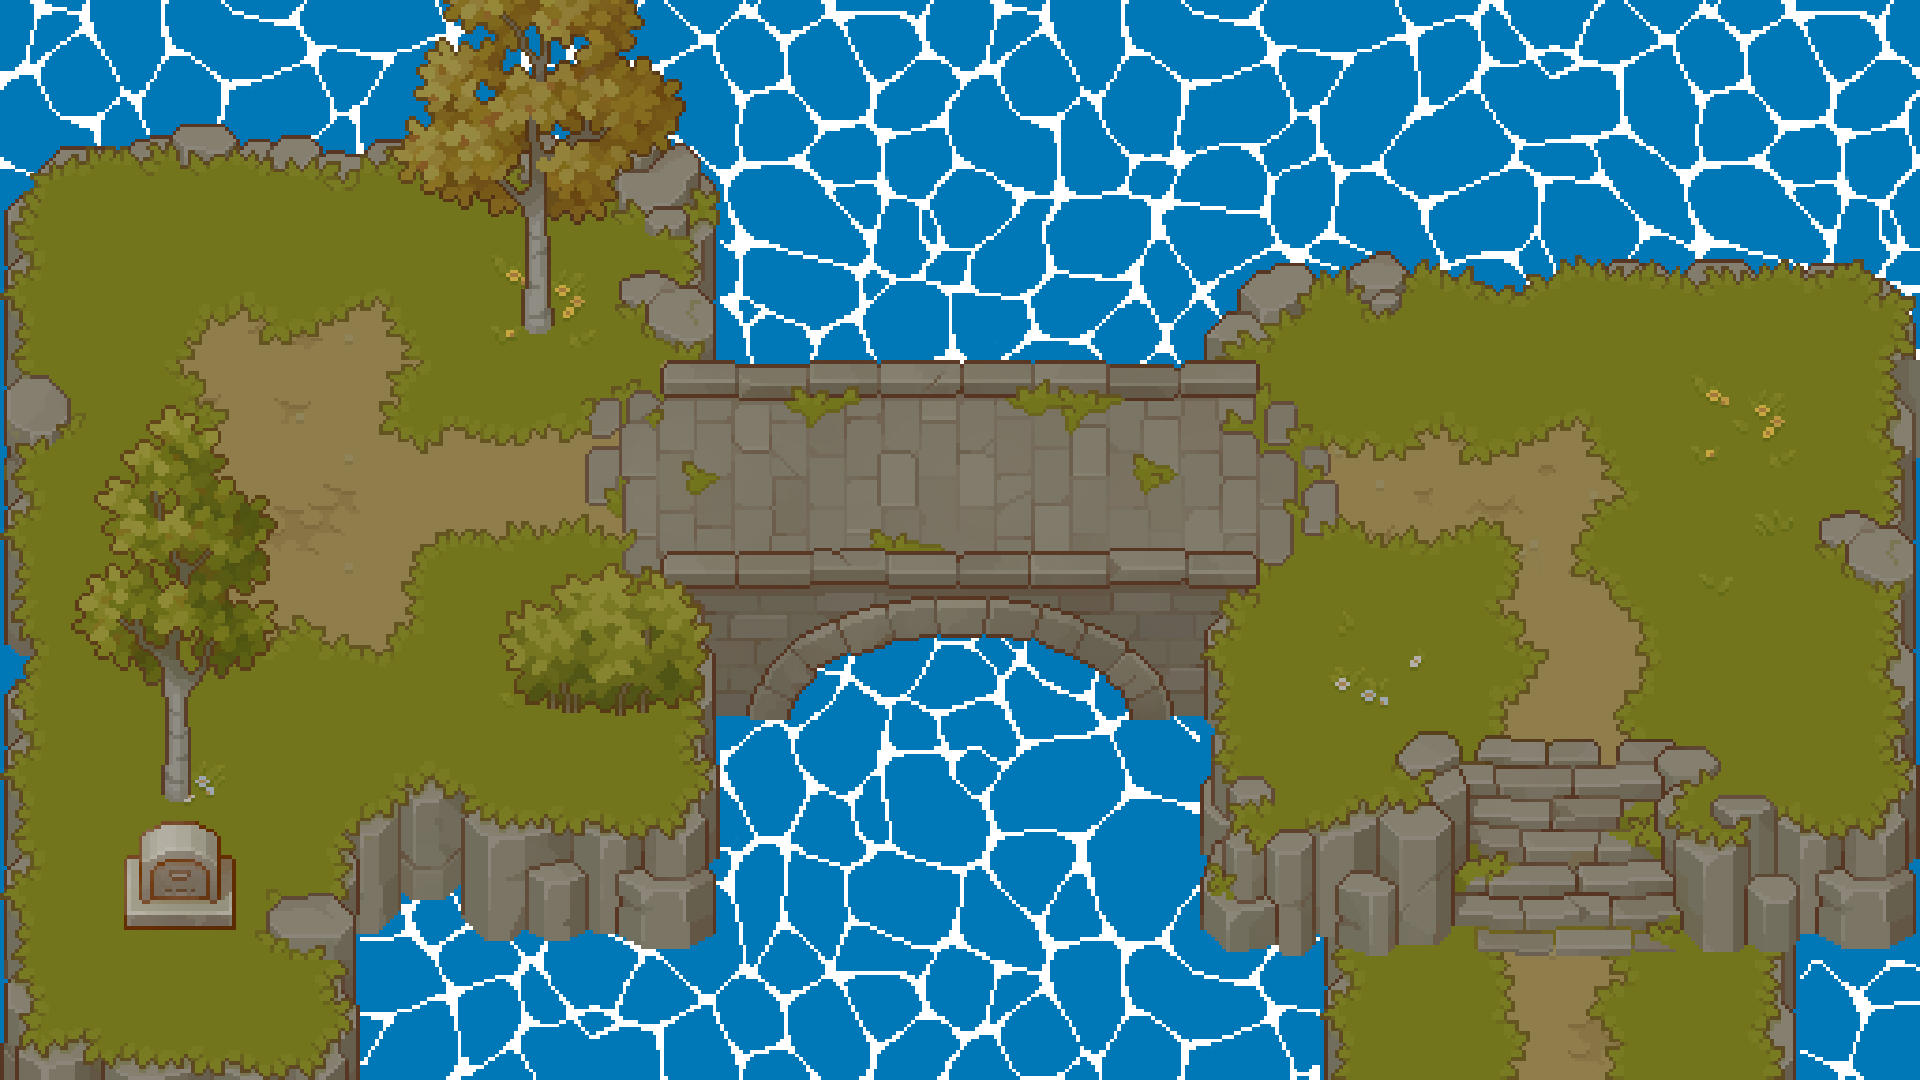

Rendered tile map (Tiled .tmx) drawn with the repository's tilesets; below, a short description and the full map source, tile grids included:
An orthogonal 16x9 tile map with 120x120 px tiles, 9 tile layers (Eau, Ground 1, Terrain niveau 1, Ground 2, ...), 6 tilesets and 24 objects.

<map version="1.10" tiledversion="1.11.2" orientation="orthogonal" renderorder="right-down" width="16" height="9" tilewidth="120" tileheight="120" infinite="0" backgroundcolor="#0077b6" nextlayerid="14" nextobjectid="29">
 <tileset firstgid="1" source="TX Tileset Terrain_3840.tsx" />
 <tileset firstgid="1025" source="TX Tileset Grass_1920.tsx" />
 <tileset firstgid="1281" source="TX Tileset Dirt_960.tsx" />
 <tileset firstgid="1313" source="TX FX Water Foam_960.tsx" />
 <tileset firstgid="1377" source="TX Village Plant_3840.tsx" />
 <tileset firstgid="2401" source="TX Props 1920.tsx" />
 <layer id="4" name="Eau" width="16" height="9">
  <data encoding="csv">
1374,1375,1376,1369,1370,1371,1372,1373,1374,1375,1376,1369,1370,1371,1372,1373,
1318,1319,1320,1313,1314,1315,1316,1317,1318,1319,1320,1313,1314,1315,1316,1317,
0,0,0,0,0,0,1324,1325,1326,1327,1328,1321,1322,1323,1324,1325,
0,0,0,0,0,0,1332,1333,1334,1335,0,0,0,0,0,0,
0,0,0,0,0,0,1340,1341,1342,1343,0,0,0,0,0,0,
0,0,0,0,0,0,1348,1349,1350,1351,0,0,0,0,0,0,
0,0,0,0,0,0,1356,1357,1358,1359,0,0,0,0,0,0,
0,0,0,1361,1362,1363,1364,1365,1366,1367,1368,0,0,0,0,0,
0,0,0,1369,1370,1371,1372,1373,1374,1375,1376,0,0,0,0,1363
</data>
 </layer>
 <layer id="6" name="Ground 1" width="16" height="9">
  <data encoding="csv">
0,0,0,0,0,0,0,0,0,0,0,0,0,0,0,0,
0,0,0,0,0,0,0,0,0,0,0,0,0,0,0,0,
0,0,0,0,0,0,0,0,0,0,0,0,0,0,0,0,
0,0,0,0,0,0,0,0,0,0,0,0,0,0,0,0,
0,0,0,0,0,0,0,0,0,0,0,0,0,0,0,0,
0,0,0,0,0,0,0,0,0,0,0,0,0,0,0,0,
0,0,0,0,0,0,0,0,0,0,0,0,0,0,0,0,
0,0,0,0,0,0,0,0,0,0,0,0,1297,1298,0,0,
0,0,0,0,0,0,0,0,0,0,0,0,1305,1306,0,0
</data>
 </layer>
 <layer id="3" name="Terrain niveau 1" width="16" height="9">
  <data encoding="csv">
0,0,0,0,0,0,0,0,0,0,0,0,0,0,0,0,
0,0,0,0,0,0,0,0,0,0,0,0,0,0,0,0,
0,0,0,0,0,0,0,0,0,0,0,0,0,0,0,0,
0,0,0,0,0,0,0,0,0,0,0,0,0,0,0,0,
0,0,0,0,0,0,0,0,0,0,0,0,0,0,0,0,
0,0,0,0,0,0,0,0,0,0,0,0,0,0,0,0,
0,0,0,0,0,0,0,0,0,0,0,0,0,0,0,0,
0,0,0,0,0,0,0,0,0,0,0,66,1076,1078,68,0,
0,0,0,0,0,0,0,0,0,0,0,66,1089,1091,68,0
</data>
 </layer>
 <layer id="5" name="Ground 2" width="16" height="9">
  <data encoding="csv">
0,0,0,0,0,0,0,0,0,0,0,0,0,0,0,0,
0,0,0,0,0,0,0,0,0,0,0,0,0,0,0,0,
0,1291,1292,1281,0,0,0,0,0,0,0,0,0,0,0,0,
0,1299,1300,1302,1303,1304,0,0,0,0,0,1289,1290,1291,0,0,
0,1307,1308,1310,1311,1312,0,0,0,0,0,1297,1298,1299,0,0,
0,1281,1294,1281,0,0,0,0,0,0,0,0,1302,1303,0,0,
0,0,0,0,0,0,0,0,0,0,0,0,1310,1311,0,0,
0,0,0,0,0,0,0,0,0,0,0,0,0,0,0,0,
0,0,0,0,0,0,0,0,0,0,0,0,0,0,0,0
</data>
 </layer>
 <layer id="1" name="Terrain niveau 2" width="16" height="9">
  <data encoding="csv">
0,0,0,0,0,0,0,0,0,0,0,0,0,0,0,0,
34,290,291,35,43,44,0,0,0,0,0,0,0,0,0,0,
66,1073,1077,1078,1166,76,0,0,0,0,42,43,143,135,35,36,
74,1092,0,1060,680,681,682,683,684,685,686,687,1077,1078,1166,70,
66,1089,0,1025,712,713,714,715,716,717,718,719,1027,1094,1054,76,
112,1108,1109,1107,1151,745,746,747,748,749,750,1165,1092,1044,1037,68,
66,1168,46,47,99,100,0,0,0,0,106,206,207,208,209,100,
104,1055,78,79,131,132,0,0,0,0,138,238,239,240,241,132,
98,99,100,0,0,0,0,0,0,0,0,0,0,0,0,0
</data>
 </layer>
 <layer id="12" name="Props" width="16" height="9">
  <data encoding="csv">
0,0,0,0,0,0,0,0,0,0,0,0,0,0,0,0,
0,0,0,0,0,0,0,0,0,0,0,0,0,0,0,0,
0,0,0,0,0,0,0,0,0,0,0,0,0,0,0,0,
0,0,0,0,0,0,0,0,0,0,0,0,0,0,0,0,
0,0,0,0,0,0,0,0,0,0,0,0,0,0,0,0,
0,0,0,0,0,0,0,0,0,0,0,0,0,0,0,0,
0,0,0,0,0,0,0,0,0,0,0,0,0,0,0,0,
0,2538,0,0,0,0,0,0,0,0,0,0,0,0,0,0,
0,0,0,0,0,0,0,0,0,0,0,0,0,0,0,0
</data>
 </layer>
 <layer id="7" name="Plants" width="16" height="9">
  <data encoding="csv">
0,0,0,0,0,0,0,0,0,0,0,0,0,0,0,0,
0,0,0,0,0,0,0,0,0,0,0,0,0,0,0,0,
0,0,0,0,1733,0,0,0,0,0,0,0,0,0,0,0,
0,0,0,0,0,0,0,0,0,0,0,0,0,0,0,0,
0,0,0,0,0,0,0,0,0,0,0,0,0,0,0,0,
0,0,0,0,2346,2347,0,0,0,0,0,0,0,0,0,0,
0,1538,0,0,0,0,0,0,0,0,0,0,0,0,0,0,
0,0,0,0,0,0,0,0,0,0,0,0,0,0,0,0,
0,0,0,0,0,0,0,0,0,0,0,0,0,0,0,0
</data>
 </layer>
 <layer id="13" name="Props on top" width="16" height="9">
  <data encoding="csv">
0,0,0,0,0,0,0,0,0,0,0,0,0,0,0,0,
0,0,0,0,0,0,0,0,0,0,0,0,0,0,0,0,
0,0,0,0,0,0,0,0,0,0,0,0,0,0,0,0,
0,0,0,0,0,0,0,0,0,0,0,0,0,0,0,0,
0,0,0,0,0,0,0,0,0,0,0,0,0,0,0,0,
0,0,0,0,0,0,0,0,0,0,0,0,0,0,0,0,
0,2522,0,0,0,0,0,0,0,0,0,0,0,0,0,0,
0,0,0,0,0,0,0,0,0,0,0,0,0,0,0,0,
0,0,0,0,0,0,0,0,0,0,0,0,0,0,0,0
</data>
 </layer>
 <layer id="8" name="Plants on top" width="16" height="9">
  <data encoding="csv">
0,0,0,1668,1669,1670,0,0,0,0,0,0,0,0,0,0,
0,0,0,1700,1701,1702,0,0,0,0,0,0,0,0,0,0,
0,0,0,0,0,0,0,0,0,0,0,0,0,0,0,0,
1441,1442,1443,0,0,0,0,0,0,0,0,0,0,0,0,0,
1473,1474,1475,0,2314,2315,0,0,0,0,0,0,0,0,0,0,
1505,1506,1507,0,0,0,0,0,0,0,0,0,0,0,0,0,
0,0,0,0,0,0,0,0,0,0,0,0,0,0,0,0,
0,0,0,0,0,0,0,0,0,0,0,0,0,0,0,0,
0,0,0,0,0,0,0,0,0,0,0,0,0,0,0,0
</data>
 </layer>
 <objectgroup id="9" name="Collisions">
  <object id="1" x="166.25" y="718.75" width="24.5" height="57.5" />
  <object id="3" x="140" y="839" width="79.5" height="41.5" />
  <object id="4" x="1326.33" y="940.667" width="24.3333" height="139" />
  <object id="7" x="1434.67" y="769.333" width="28" height="170" />
  <object id="8" x="1200.67" y="830.667" width="231.333" height="15.3333" />
  <object id="9" x="1202" y="582.667" width="26" height="252" />
  <object id="10" x="700" y="582.667" width="503.333" height="20" />
  <object id="11" x="690.667" y="582.667" width="24.6667" height="236.667" />
  <object id="12" x="356.667" y="812" width="356" height="33.3333" />
  <object id="13" x="357.333" y="818.667" width="25.3333" height="264" />
  <object id="14" x="4.66667" y="1050" width="360.667" height="31.3333" />
  <object id="15" x="0.666667" y="147.333" width="18" height="924" />
  <object id="16" x="7.33333" y="145.333" width="723.333" height="9.33333" />
  <object id="17" x="712.667" y="152.333" width="15.3333" height="197.667" />
  <object id="18" x="714.667" y="344.333" width="521.333" height="13.3333" />
  <object id="19" x="1219.67" y="273.667" width="18.3333" height="74" />
  <object id="20" x="1228" y="263.667" width="692" height="16.6667" />
  <object id="22" x="1898.67" y="269.667" width="20" height="545.667" />
  <object id="23" x="1657.33" y="762.667" width="30" height="182.333" />
  <object id="24" x="1676" y="817.333" width="240.667" height="15.3333" />
  <object id="25" x="1786.67" y="935.333" width="18" height="145.333" />
  <object id="27" x="1327" y="906" width="120" height="33" />
  <object id="28" x="1682" y="912" width="113" height="34" />
 </objectgroup>
 <objectgroup color="#ffff00" id="10" name="Teleports">
  <object id="26" x="110" y="327.333" width="41.3333" height="288.667">
   <properties>
    <property name="x" type="int" value="0" />
    <property name="y" type="int" value="0" />
   </properties>
  </object>
 </objectgroup>
 <objectgroup id="11" name="Items" />
</map>
